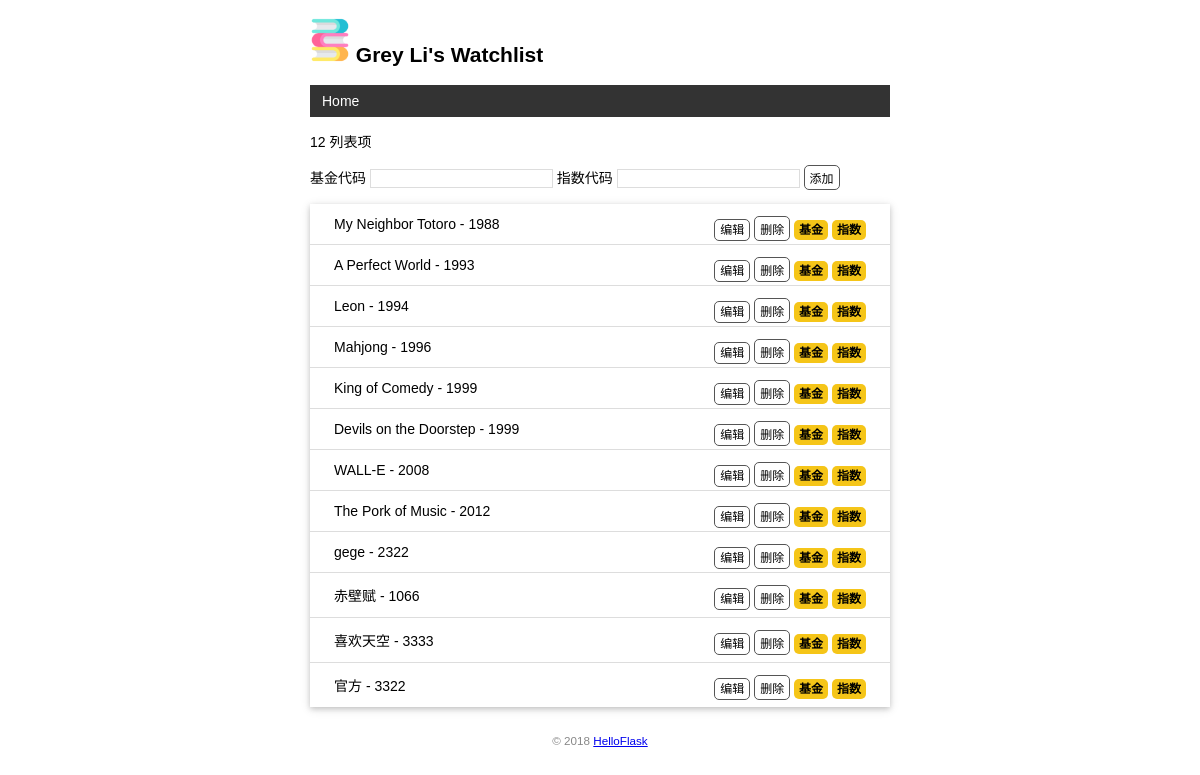
Before: / with the older database file.
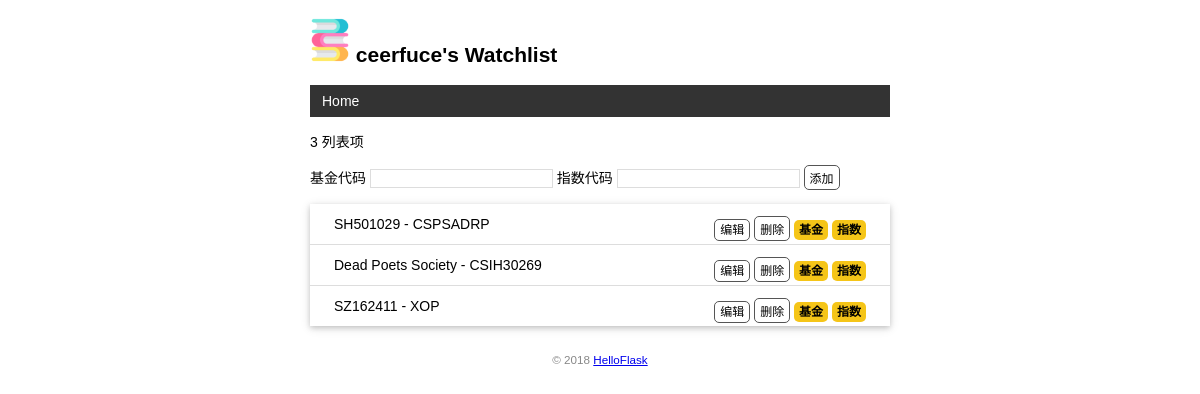
After: the same page with the newer database file.
### app.py (models this page shows)
class User(db.Model):
    id = db.Column(db.Integer, primary_key=True)
    name = db.Column(db.String(20))

class Movie(db.Model):
    id = db.Column(db.Integer, primary_key=True)
    title = db.Column(db.String(60))
    year = db.Column(db.String(20))

### app.py (the view, shortened to what this page needs)
@app.route('/', methods=['GET', 'POST'])
def index():
    movies = Movie.query.all()  # 读取所有电影记录
    return render_template('index.html', movies=movies)

### app.py (called while the page is built)
@app.context_processor
def inject_user():  # 函数名可以随意修改
    user = User.query.first()
    return dict(user=user)  # 需要返回字典，等同于return {'user': user}

### templates/index.html
{% extends 'base.html' %}
{% block content %}
<p>{{ movies|length }} 列表项</p>
<form method="post">
    基金代码 <input type="text" name="title" autocomplete="off" required>
    指数代码 <input type="text" name="year" autocomplete="off" required>
    <input class="btn" type="submit" name="submit" value="添加">
</form>
<ul class="movie-list">
    {% for movie in movies %}
    <li>{{ movie.title }} - {{ movie.year }}
        <span class="float-right">
            <a class="btn" href="{{ url_for('edit', movie_id=movie.id) }}">编辑</a>
            <form class="inline-form" method="post" action="{{ url_for('.delete', movie_id=movie.id) }}">
                <input class="btn" type="submit" name="delete" value="删除" onclick="return confirm('Are you sure?')">
            </form>
            <a class="imdb" href="https://xueqiu.com/S/{{ movie.title }}" target="_blank" title="Find this on 雪球">基金</a>
            <a class="imdb" href="https://xueqiu.com/S/{{ movie.year }}" target="_blank" title="Find this on 雪球">指数</a>
        </span>
    </li>
    {% endfor %}
</ul>
{% endblock %}

### templates/base.html (shortened to what this page needs)
<!DOCTYPE html>
<html lang="en">
<head>
    {% block head %}
    <link rel="stylesheet" href="{{ url_for('static', filename='style.css') }}" type="text/css">
    {% endblock %}
</head>
<body>
    <h2>
        <img alt="Avatar" class="avatar" src="{{ url_for('static', filename='images/avatar.png') }}">
        {{ user.name }}'s Watchlist
    </h2>
    <nav>
        <ul>
            <li><a href="{{ url_for('index') }}">Home</a></li>
        </ul>
    </nav>
    {% block content %}{% endblock %}
    <footer>
        <small>&copy; 2018 <a href="http://helloflask.com/tutorial">HelloFlask</a></small>
	</footer>
</body>
</html>

### static/style.css (style rules this page uses)
body { margin: auto; max-width: 580px; font-size: 14px; font-family: Helvetica, Arial, sans-serif; }
footer { color: #888; margin-top: 15px; text-align: center; padding: 10px; }
.avatar { width: 40px; }
.movie-list { list-style-type: none; padding: 0; margin-bottom: 10px; box-shadow: 0 2px 5px 0 rgba(0, 0, 0, 0.16), 0 2px 10px 0 rgba(0, 0, 0, 0.12); }
.movie-list li { padding: 12px 24px; border-bottom: 1px solid #ddd; }
.movie-list li:last-child { border-bottom:none; }
nav ul { list-style-type: none; margin: 0; padding: 0; overflow: hidden; background-color: #333; }
nav li { float: left; }
nav li a { display: block; color: white; text-align: center; padding: 8px 12px; text-decoration: none; }
.float-right { float: right; }
.imdb { font-size: 12px; font-weight: bold; color: black; text-decoration: none; background: #F5C518; border-radius: 5px; padding: 3px 5px; }
input[type=submit] { font-family: inherit; }
input[type=text] { border: 1px solid #ddd; }
input[name=year] { # width: 250px; }
.btn { font-size: 12px; padding: 3px 5px; text-decoration: none; cursor: pointer; background-color: white; color: black; border: 1px solid #555555; border-radius: 5px; }
.inline-form { display: inline; }

Changed rows visible on the page:
removed Movie: title "My Neighbor Totoro", year "1988"
removed Movie: title "A Perfect World", year "1993"
removed Movie: title "Leon", year "1994"
removed Movie: title "Mahjong", year "1996"
removed Movie: title "King of Comedy", year "1999"
removed Movie: title "Devils on the Doorstep", year "1999"
removed Movie: title "WALL-E", year "2008"
removed Movie: title "The Pork of Music", year "2012"
removed Movie: title "gege", year "2322"
removed Movie: title "赤壁赋", year "1066"
removed Movie: title "喜欢天空", year "3333"
removed Movie: title "官方", year "3322"
changed User: name "Grey Li" → "ceerfuce"
added Movie: title "SH501029", year "CSPSADRP"
added Movie: title "Dead Poets Society", year "CSIH30269"
added Movie: title "SZ162411", year "XOP"
Other visible differences:
{{ movies|length }}: "12" → "3"
